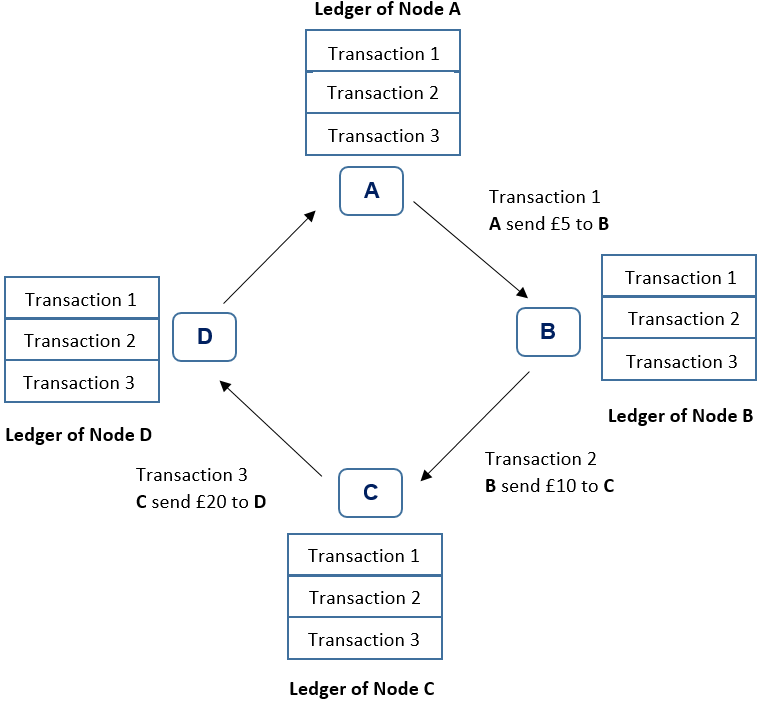
#> input picture image.jpg, 773 x 705 px
$ python -i extractShape.py   (imports and definitions only)
#> lines starting #> are read from the running program, lines starting #| are printed output that depends on the picture; after the words box and inside, x2 and y2 are one past the last pixel; in counts of white or black regions, pixels touching at a corner belong together
import cv2
import json
from halo import Halo

def extractShape(outputimgname):
#> called with outputimgname = 'image.jpg'
    spinner = Halo(text='Extracting shapes from image...', spinner='dots')
    spinner.start()
    img = cv2.imread(outputimgname)
#> img is the input picture: shape (705, 773, 3); mean B, G, R 248.5, 247.7, 246.9
    imgGry = cv2.cvtColor(img, cv2.COLOR_BGR2GRAY)

    ret , thrash = cv2.threshold(imgGry, 240 , 255, cv2.CHAIN_APPROX_NONE)
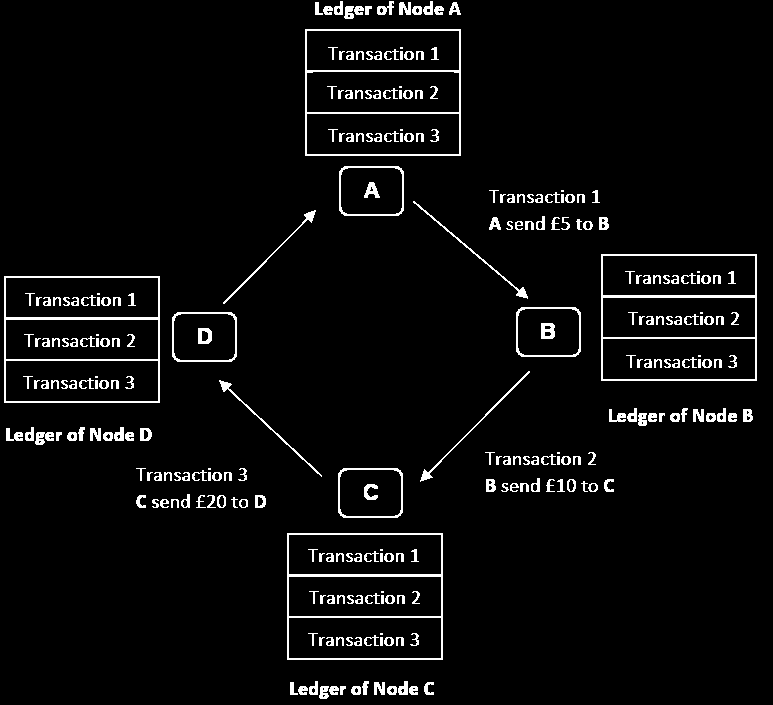
#> thrash: shape (705, 773); 4.4% white in thin lines or dots
    contours , hierarchy = cv2.findContours(thrash, cv2.RETR_TREE, cv2.CHAIN_APPROX_NONE)
#> contours = 397 contours, 159 with area under 20; largest, box (x1, y1, x2, y2) and area: (287, 533, 443, 660) 19530, (4, 276, 160, 403) 19530, (601, 254, 757, 381) 19530, (305, 29, 461, 156) 19530, (288, 617, 442, 659) 6271

    shapelist=[]
    for contour in contours:
        approx = cv2.approxPolyDP(contour, 0.01* cv2.arcLength(contour, True), True)
        cv2.drawContours(img, [approx], 0, (0, 0, 0), 5)
        x = approx.ravel()[0]
        y = approx.ravel()[1] - 5

        if len(approx) == 3:
            x, y , w, h = cv2.boundingRect(approx)
            shapeaxis=["TRIANGLE",x,y,w,h]
            shapelist.append(shapeaxis)
            cv2.putText( img, "Triangle", (x, y), cv2.FONT_HERSHEY_COMPLEX, 0.5, (0, 0, 0) )
        elif len(approx) == 4 :
            x, y , w, h = cv2.boundingRect(approx)
            shapeaxis=["RECTANGLE",x,y,w,h]
            shapelist.append(shapeaxis)
            aspectRatio = float(w)/h
            if aspectRatio >= 0.95 and aspectRatio < 1.05:
                cv2.putText(img, "square", (x, y), cv2.FONT_HERSHEY_COMPLEX, 0.5, (0, 0, 0))
            else:
                cv2.putText(img, "rectangle", (x, y), cv2.FONT_HERSHEY_COMPLEX, 0.5, (0, 0, 0))
        elif len(approx) == 5 :
            x, y , w, h = cv2.boundingRect(approx)
            shapeaxis=["PENTAGON",x,y,w,h]
            shapelist.append(shapeaxis)
            cv2.putText(img, "pentagon", (x, y), cv2.FONT_HERSHEY_COMPLEX, 0.5, (0, 0, 0))
        elif len(approx) == 6 :
            x, y , w, h = cv2.boundingRect(approx)
            shapeaxis=["HEXAGON",x,y,w,h]
            shapelist.append(shapeaxis)
            cv2.putText(img, "hexagon", (x, y), cv2.FONT_HERSHEY_COMPLEX, 0.5, (0, 0, 0))
        elif len(approx) == 7 :
            x, y , w, h = cv2.boundingRect(approx)
            shapeaxis=["HEPTAGON",x,y,w,h]
            shapelist.append(shapeaxis)
            cv2.putText(img, "heptagon", (x, y), cv2.FONT_HERSHEY_COMPLEX, 0.5, (0, 0, 0))
        elif len(approx) == 8 :
            x, y , w, h = cv2.boundingRect(approx)
            shapeaxis=["OCTAGON",x,y,w,h]
            shapelist.append(shapeaxis)
            cv2.putText(img, "octagon", (x, y), cv2.FONT_HERSHEY_COMPLEX, 0.5, (0, 0, 0))
        elif len(approx) == 10 :
            x, y , w, h = cv2.boundingRect(approx)
            shapeaxis=["STAR_5_POINT",x,y,w,h]
            shapelist.append(shapeaxis)
            cv2.putText(img, "star", (x, y), cv2.FONT_HERSHEY_COMPLEX, 0.5, (0, 0, 0))
        else:
            pass
#> this loop made 397 passes
#> (approx, w, h, aspectRatio) on passes 9, 14, 23, 24, 28, 38, 40, 44, 54: ([[333, 688], [334, 687], [335, 688], [334, 689]], 3, 3, 1), ([[302, 688], [303, 687], [304, 688], [303, 689]], 3, 3, 1), ([[287, 533], [287, 659], [442, 659], [442, 533]], 156, 127, 1.23), ([[288, 618], [440, 617], [441, 657], [289, 658]], 154, 42, 3.67), ([[380, 637], [380, 645], [382, 645], [382, 637]], 3, 9, 0.333), ([[380, 633], [380, 634], [382, 634], [382, 633]], 3, 2, 1.5), ([[288, 577], [440, 576], [441, 615], [289, 616]], 154, 41, 3.76), ([[381, 595], [381, 603], [383, 603], [383, 595]], 3, 9, 0.333), ([[381, 591], [381, 592], [383, 592], [383, 591]], 3, 2, 1.5)
#> (w, h, aspectRatio) on passes 70, 108, 117, 121, 126, 136: (3, 2, 1.5), (3, 9, 0.333), (61, 46, 1.33), (3, 2, 1.5), (3, 9, 0.333), (3, 2, 1.5)
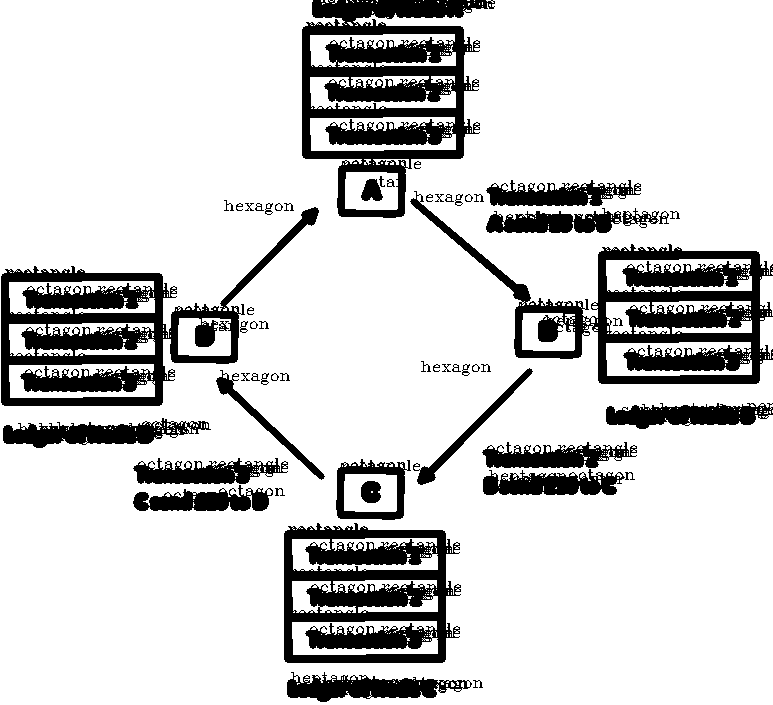
#> img: shape (705, 773, 3); 81.6% white; 58 black regions, largest, box (x1, y1, x2, y2) and area: (302, 0, 495, 218) 19343, (410, 191, 773, 384) 18442, (1, 207, 319, 406) 17964
#> after the loop, shapelist = 205 items, first 6: ['HEXAGON', 412, 687, 4, 3], ['PENTAGON', 389, 687, 6, 7], ['OCTAGON', 351, 686, 10, 9], ['HEXAGON', 354, 687, 5, 7], ['HEPTAGON', 340, 686, 6, 9], ['RECTANGLE', 333, 687, 3, 3]
            # [5 lines of commented-out code are left out]

    shapelist = json.dumps(shapelist)
    print()
    spinner.stop()
#> (this line was passed over: halo is not available in this run)
    return shapelist

>>> result = extractShape('image.jpg')

$ run again, on abc.png
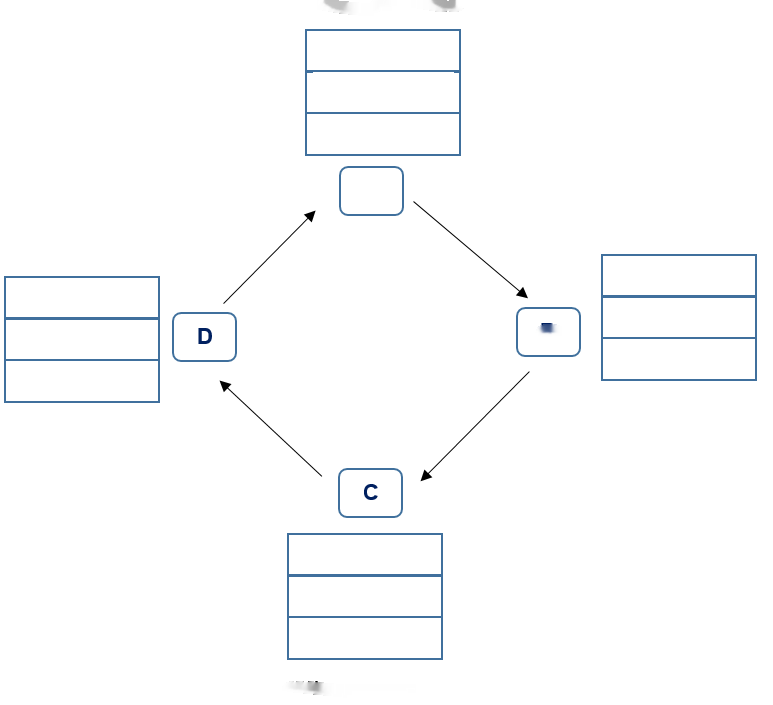
#> input picture abc.png, 773 x 705 px
#> in extractShape, img is the input picture: shape (705, 773, 3); mean B, G, R 252.8, 252.1, 251.2
#> in extractShape, `ret , thrash = cv2.threshold(imgGry, 240 , 255, cv2.CHAIN_APPROX_NONE)`:
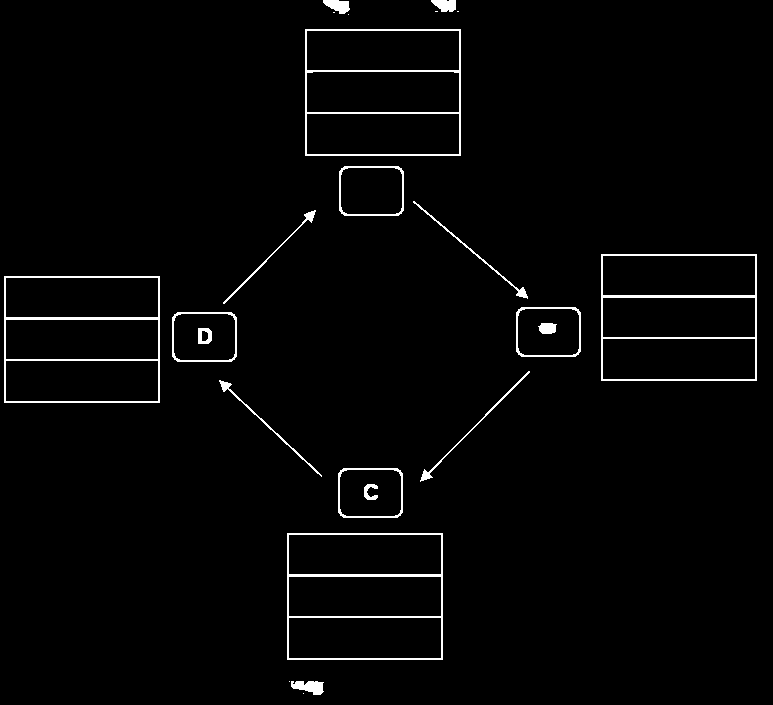
#> thrash: shape (705, 773); 2.2% white in thin lines or dots
#> contours = 41 contours, 6 with area under 20; largest, box (x1, y1, x2, y2) and area: (287, 533, 443, 660) 19530, (4, 276, 160, 403) 19530, (601, 254, 757, 381) 19530, (305, 29, 461, 156) 19530, (288, 617, 442, 659) 6271
#> the loop in extractShape, `for contour in contours:` made 41 passes
#> (approx, w, h, aspectRatio) on passes 4 to 8: ([[287, 533], [287, 659], [442, 659], [442, 533]], 156, 127, 1.23), ([[288, 618], [440, 617], [441, 657], [289, 658]], 154, 42, 3.67), ([[288, 577], [440, 576], [441, 615], [289, 616]], 154, 41, 3.76), ([[288, 535], [440, 534], [441, 573], [289, 574]], 154, 41, 3.76), ([[340, 470], [340, 515], [400, 515], [400, 470]], 61, 46, 1.33)
#> after the loop in extractShape, `for contour in contours:`:
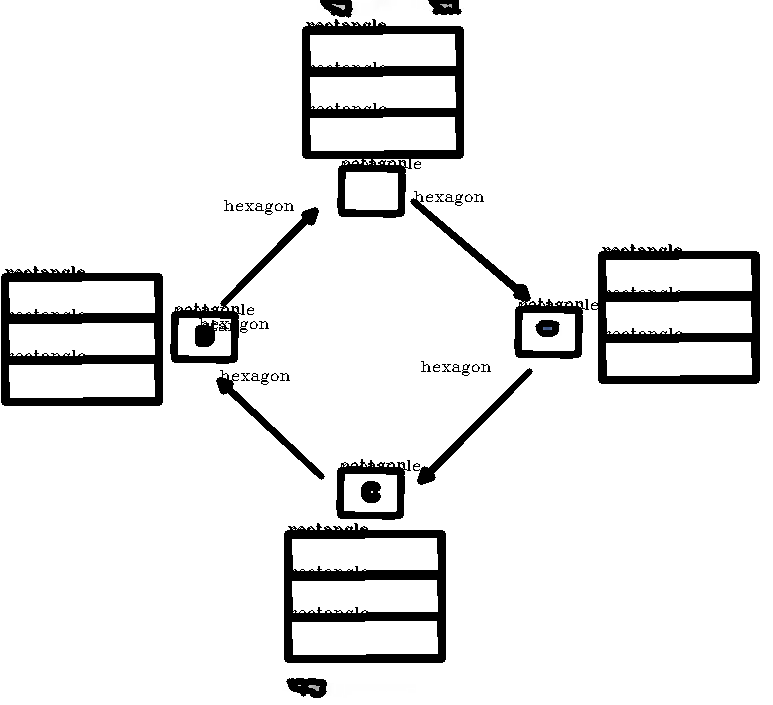
#> img: shape (705, 773, 3); 8.49% of pixels changed, all inside (x1, y1, x2, y2) = (1, 0, 760, 698)
#> after the loop in extractShape, `for contour in contours:`: shapelist = 30 items, first 6: ['RECTANGLE', 287, 533, 156, 127], ['RECTANGLE', 288, 617, 154, 42], ['RECTANGLE', 288, 576, 154, 41], ['RECTANGLE', 288, 534, 154, 41], ['RECTANGLE', 340, 470, 61, 46], ['OCTAGON', 339, 469, 63, 48]
